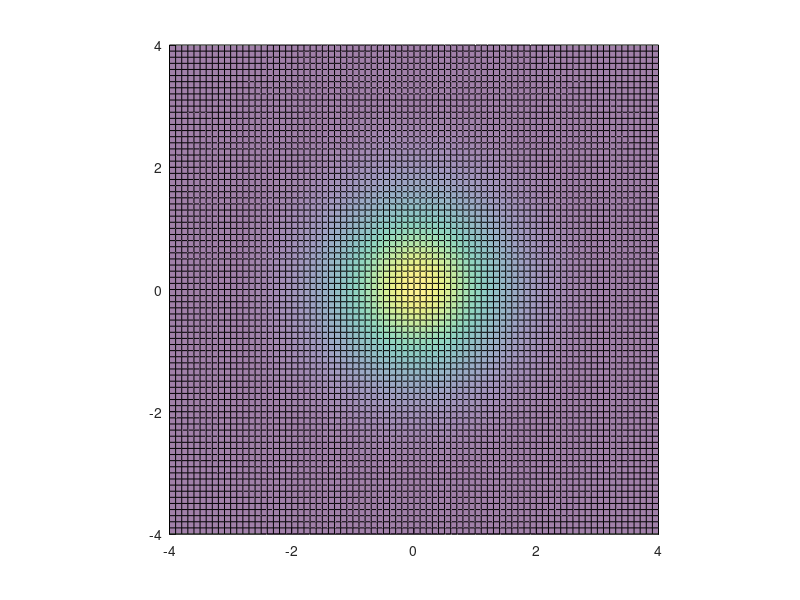

MATLAB code to generate this figure:
clear 
divs = 10;
x = -4:1/divs:4;
y = -4:1/divs:4;
[X,Y] = meshgrid(x,y);
Z = exp(-1*(X.^2 + Y.^2)/(2));

figure, hold on, grid on,rotate3d on, axis square
surf(X,Y,Z, 'facealpha', 0.5)
